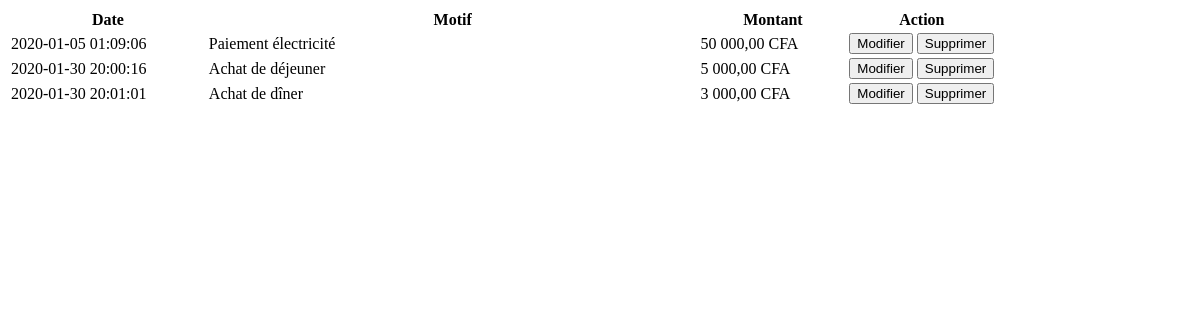
/depense_fetch.php, run on the app's committed database.
### tables this page shows
CREATE TABLE `depense` (
  `id_depense` int(11) NOT NULL,
  `motif` varchar(100) NOT NULL,
  `montant` decimal(9,2) NOT NULL,
  `ajouter_par` int(11) DEFAULT NULL,
  `depense_date` datetime DEFAULT current_timestamp()
);

### depense_fetch.php (the view, shortened to what this page needs)
<link rel="stylesheet" href="plugins/datatables-bs4/css/dataTables.bootstrap4.css">
<?php
include('includes/db_connexion.php');
$query ="SELECT * FROM depense";
$statement = $connect->prepare($query);
$statement->execute();
$result = $statement->fetchAll();
$total_row = $statement->rowCount();
$output = '
<table id="depense" class="table table-bordered table-hover">
<thead>
	<tr>
		<th width="20%">Date</th>
		<th width="50%">Motif</th>
		<th width="15%">Montant</th>
		<th width="15%">Action</th>
	</tr>
</thead><tbody>';
if ($total_row > 0)
{
	foreach ($result as $row)
	{
		$output .='
		<tr>
			<td>'.$row["depense_date"].'</td>
			<td>'.$row["motif"].'</td>
			<td>'.number_format($row["montant"], 2, ',', ' ').' CFA</td>
			<td>
				<button type="button" name="edit" class="btn btn-primary btn-xs edit" id="'.$row["id_depense"].'">Modifier</button>
				<button type="button" name="delete" class="btn btn-danger btn-xs delete" id="'.$row["id_depense"].'">Supprimer</button>
			</td>
		</tr>
		';
	}
}
else
{
	$output .='<tr>
		<td colspan="4" align="center">Pas de données</td>
	</tr>
	';
}
$output .='</tbody></table>';
echo $output;
?>

### data on the page
depense: depense_date "2020-01-05 01:09:06", motif "Paiement électricité", montant "50 000,00"
depense: depense_date "2020-01-30 20:00:16", motif "Achat de déjeuner", montant "5 000,00"
depense: depense_date "2020-01-30 20:01:01", motif "Achat de dîner", montant "3 000,00"
